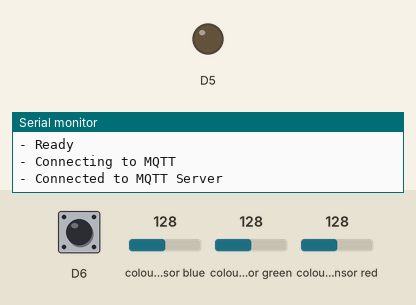
Recording of a sketch running on a simulated ESP8266 (NodeMCU). On the bench: output pins drawn as LEDs (lit = HIGH), the last lines printed to the serial monitor. The inputs (shaded band) are chosen by the test bench; at power-on: D6 HIGH, colour sensor blue 128, colour sensor green 128, colour sensor red 128. WiFi joins after 1.5 s; servers stay silent unless stated; no MQTT or app messages arrive unless stated; not simulated (calls return 0 or success): secrets.h; names the files do not define were given values by the test bench: SECRET_MQTT_PORT = 1883.

Above: at 2.7 s.
2.8 s: D6 pulled LOW for 0.15 s
At 2.9 s:
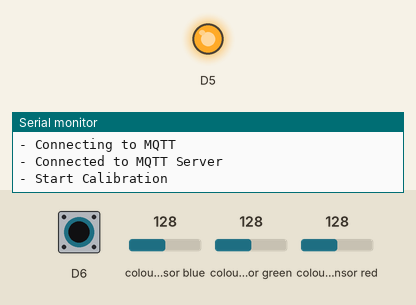
4.4 s: D6 pulled LOW for 3.2 s
At 8.0 s:
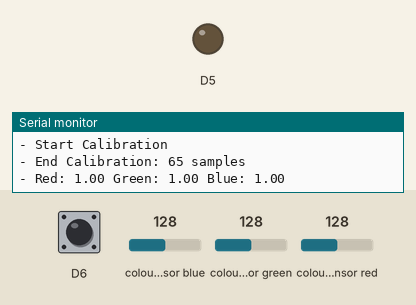
Timing chart, 0 to 9.5 s (numbered marks = the images above; inputs shaded):
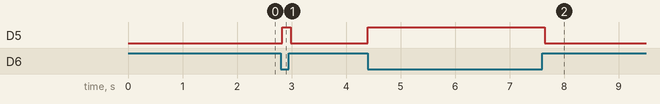

The sketch:

NodeMCULightSensor.ino
```cpp
#include "StopWatch.h"
//#include <Wire.h>
#include <Adafruit_TCS34725.h>
#include "MQTT.h"

Adafruit_TCS34725 tcs = Adafruit_TCS34725(TCS34725_INTEGRATIONTIME_50MS, TCS34725_GAIN_4X);

StopWatch ReportValue;
StopWatch SendStateTime;
StopWatch CalTime(false);

void setup()
{
	DM_MASK = DM_INFO | DM_ERROR;
	Serial.begin(921600);
	MQTT_Setup();


	tcs.setGain(TCS34725_GAIN_60X);
	tcs.setIntegrationTime(TCS34725_INTEGRATIONTIME_2_4MS);
	if (!tcs.begin()) {
		DebugMessage(DM_ERROR, "No Light Sensor Detected");
	}

	pinMode(D5, OUTPUT);
	digitalWrite(D5, LOW);

	pinMode(D6, INPUT_PULLUP);

}

uint16_t clear_state, red_state, green_state, blue_state;
uint64_t red_acc, green_acc, blue_acc;
uint16_t samples;
float red_cal = 1, green_cal = 1, blue_cal = 1;


void loop()
{
	MQTT_Loop();
	accumulate();

	if (!digitalRead(D6))
	{
		//Run Once on entry
		if (!CalTime.isRunning)
		{
			DebugMessage(DM_INFO, "Start Calibration");
			CalTime.start();
			digitalWrite(D5, HIGH);
			samples = 1;
			red_acc = 1;
			green_acc = 1;
			blue_acc = 1;
		}


	}//Run Once on exit
	else if (CalTime.isRunning)
	{
		DebugMessage(DM_INFO, "End Calibration: " + String(samples) + " samples");
		CalTime.stop();
		digitalWrite(D5, LOW);

		uint32_t min;
		min = red_acc;
		if (green_acc < min) min = green_acc;
		if (blue_acc < min) min = blue_acc;

		red_cal = (float)min / red_acc;
		green_cal = (float)min / green_acc;
		blue_cal = (float)min / blue_acc;

		DebugMessage(DM_INFO, "Red: " + String(red_cal) + " Green: " + String(green_cal) + " Blue: " + String(blue_cal));

	}
	else if (SendStateTime.getTime() > 60000)
	{
		uint64_t max;

		//calibrate the values
		red_acc *= red_cal;
		green_acc *= green_cal;
		blue_acc *= blue_cal;

		//find the max value
		max = red_acc;
		if (green_acc > max) max = green_acc;
		if (blue_acc > max) max = blue_acc;

		//scale to 256
		red_acc *= 0xFF;
		green_acc *= 0xFF;
		blue_acc *= 0xFF;

		//divide out the max value
		red_state = red_acc / max;
		green_state = green_acc / max;
		blue_state = blue_acc / max;


		//Send the state and reset the timer
		DebugMessage(DM_INFO, "Samples: " + String(samples) + " Max: " + String((float)max));
		DebugMessage(DM_INFO, String(red_state) + ", " + String(green_state) + ", " + String(blue_state));
		sendState();
		SendStateTime.reset();
		samples = 1;
		red_acc = 1;
		green_acc = 1;
		blue_acc = 1;
	}

}

void accumulate()
{
	uint16_t r, g, b, c;
	tcs.getRawData(&r, &g, &b, &c);
	red_acc += r;
	green_acc += g;
	blue_acc += b;
	samples++;
}

void sendState() {
	StaticJsonBuffer<BUFFER_SIZE> jsonBuffer;

	JsonObject& root = jsonBuffer.createObject();
	root["state"] = "ON";
	JsonObject& color = root.createNestedObject("color");
	color["r"] = red_state;
	color["g"] = green_state;
	color["b"] = blue_state;

	root["brightness"] = clear_state;

	char* buffer = new char[root.measureLength() + 1];
	root.printTo(buffer, root.measureLength() + 1);

	publish(buffer);

	DebugMessage(DM_SEND, "Send State: " + String(buffer));

	delete buffer;
}
```

DebugMessage.cpp
```cpp
#include "DebugMessage.h"

uint8_t DM_MASK;

void DebugMessage(uint8_t DM_TYPE, String message)
{
	switch (DM_TYPE)
	{
	case DM_SEND:
		if (!(DM_MASK & DM_SEND)) return;
		message = "< " + message;
		message.replace("\n", "\n< ");
		break;
	case DM_RECEIVE:
		if (!(DM_MASK & DM_RECEIVE)) return;
		message = "> " + message;
		message.replace("\n", "\n> ");
		break;
	case DM_ERROR:
		if (!(DM_MASK & DM_ERROR)) return;
		message = "! " + message;
		message.replace("\n", "\n! ");
		break;
	case DM_INFO:
		if (!(DM_MASK & DM_INFO)) return;
		message = "- " + message;
		message.replace("\n", "\n- ");
		break;
	case DM_TIMING:
		if (!(DM_MASK & DM_TIMING)) return;
		message = "~ " + message;
		message.replace("\n", "\n~ ");
		break;
	}

	Serial.println(message);
}
```

DebugMessage.h
```cpp
// DebugMessage.h

#ifndef _DEBUGMESSAGE_h
#define _DEBUGMESSAGE_h

#if defined(ARDUINO) && ARDUINO >= 100
#include "arduino.h"
#else
#include "WProgram.h"
#endif

#define DM_NONE 0
#define DM_SEND 1
#define DM_RECEIVE 2
#define DM_ERROR 4
#define DM_INFO 8
#define DM_TIMING 16

extern uint8_t DM_MASK;

void DebugMessage(uint8_t DM_TYPE, String message);

#endif
```

MQTT.cpp
```cpp
#include "MQTT.h"

WiFiClient espClient;
PubSubClient client(espClient);

void MQTT_Setup()
{
	WiFi_Setup();
	client.setServer(SECRET_MQTT_SERVER, SECRET_MQTT_PORT);
	client.setCallback(callback);
}

void MQTT_Loop()
{
	ArduinoOTA.handle();

	if (!client.connected()) {
		reconnect();
	}

	if (WiFi.status() != WL_CONNECTED) {
		delay(1);
		DebugMessage(DM_ERROR, "WIFI Disconnected. Attempting reconnection.");
		WiFi_Setup();
		return;
	}
	client.loop();
}


void reconnect() {
	// Loop until we're reconnected
	while (!client.connected()) {
		DebugMessage(DM_INFO, "Connecting to MQTT");

		// Attempt to connect
		if (client.connect(SECRET_MQTT_NAME, SECRET_MQTT_ID, SECRET_MQTT_PWD)) {
			DebugMessage(DM_INFO, "Connected to MQTT Server");
			client.subscribe(SECRET_MQTT_STATE_TOPIC);
		}
		else {
			DebugMessage(DM_ERROR, "Retry in 5s");
			// Wait 5 seconds before retrying
			delay(5000);
		}
	}
}

void callback(char* topic, byte* payload, unsigned int length)
{
	char* message = new char[length + 1];

	for (int i = 0; i < length; i++) {
		message[i] = (char)payload[i];
	}
	message[length] = '\0';

	DebugMessage(DM_RECEIVE, "[" + String(topic) + "]: " + String(message));

	delete message;
}

void publish(char* buffer)
{
	client.publish(SECRET_MQTT_STATE_TOPIC, buffer, true);
}
```

MQTT.h
```cpp
// MQTT.h

#ifndef _MQTT_h
#define _MQTT_h

#if defined(ARDUINO) && ARDUINO >= 100
	#include "arduino.h"
#else
	#include "WProgram.h"
#endif
#include "WiFi.h"
#include <PubSubClient.h>
#include <ArduinoJson.h>

#define MQTT_MAX_PACKET_SIZE 512
const int BUFFER_SIZE = JSON_OBJECT_SIZE(10);

void MQTT_Setup();
void MQTT_Loop();
void reconnect();
void callback(char* topic, byte* payload, unsigned int length);
void publish(char* buffer);
#endif
```

StopWatch.cpp
```cpp
//
//
//

#include "StopWatch.h"

StopWatch::StopWatch()
{
	reset();
	start();
}

StopWatch::StopWatch(bool started)
{
	reset();
	started ? start() : stop();
}

StopWatch::~StopWatch()
{
}

void StopWatch::reset()
{
	time = millis();
}

void StopWatch::reset(uint32_t startTime)
{
	time = millis() - startTime;
}

uint32_t StopWatch::getTime()
{
	return millis() - time;
}

void StopWatch::start()
{
	if (!isRunning)
	{
		isRunning = true;
		reset();
	}
}

void StopWatch::stop()
{
	if (isRunning)
	{
		isRunning = false;
	}
}
```

StopWatch.h
```cpp
// StopWatch.h

#ifndef _STOPWATCH_h
#define _STOPWATCH_h

#if defined(ARDUINO) && ARDUINO >= 100
#include "arduino.h"
#else
#include "WProgram.h"
#endif

class StopWatch
{
public:
	StopWatch(); //Default stopwatch usage.
	StopWatch(bool started); //choose whether stopwatch is started initially.
	~StopWatch();
	void reset();
	void reset(uint32_t startTime);
	uint32_t getTime();

	/*
	These are figurative and optional. The stopwatch is
	technically still running even after stop()
	is called.
	Instead, start() is similar to reset(), but it only resets on
	the first call. This is useful for fall-through logic where you
	don't want your timer resetting each cycle.
	*/
	void stop();
	void start();
	bool isRunning : 1;
private:

	uint32_t time;
};

#endif
```

WiFi.cpp
```cpp
#include "WiFi.h"


void WiFi_Setup() {
	delay(10);
	// We start by connecting to a WiFi network
	DebugMessage(DM_INFO, "Connecting to " + String(SECRET_SSID));

	WiFi.begin(SECRET_SSID, SECRET_WIFIPWD);

	while (WiFi.waitForConnectResult() != WL_CONNECTED) {
		DebugMessage(DM_ERROR, "Connection Failed! Rebooting...");
		delay(5000);
		ESP.restart();
	}

	DebugMessage(DM_INFO, "Connected As " + WiFi.localIP().toString());

	ArduinoOTA.onStart([]() {
		DebugMessage(DM_INFO, "Start");
	});
	ArduinoOTA.onEnd([]() {
		DebugMessage(DM_INFO, "End");
	});
	ArduinoOTA.onProgress([](unsigned int progress, unsigned int total) {
		DebugMessage(DM_INFO, String(progress / (total / 100)));
	});
	ArduinoOTA.onError([](ota_error_t error) {
		if (error == OTA_AUTH_ERROR) DebugMessage(DM_ERROR, "Auth Failed");
		else if (error == OTA_BEGIN_ERROR) DebugMessage(DM_ERROR, "Begin Failed");
		else if (error == OTA_RECEIVE_ERROR) DebugMessage(DM_ERROR, "Receive Failed");
		else if (error == OTA_END_ERROR) DebugMessage(DM_ERROR, "End Failed");
	});
	ArduinoOTA.begin();
	DebugMessage(DM_INFO, "Ready");
}
```

WiFi.h
```cpp
// WiFi.h

#ifndef _WIFI_h
#define _WIFI_h

#include "arduino.h"
#include "DebugMessage.h"
#include "secrets.h"
#include <ESP8266WiFi.h>
#include <ESP8266mDNS.h>
#include <WiFiUdp.h>
#include <ArduinoOTA.h>

void WiFi_Setup();

#endif
```

Measured:
- after the input at 2.8 s, D5: LOW → HIGH at once, → LOW 0.15 s later
- after the input at 4.4 s, D5: LOW → HIGH at once, → LOW 3.2 s later
